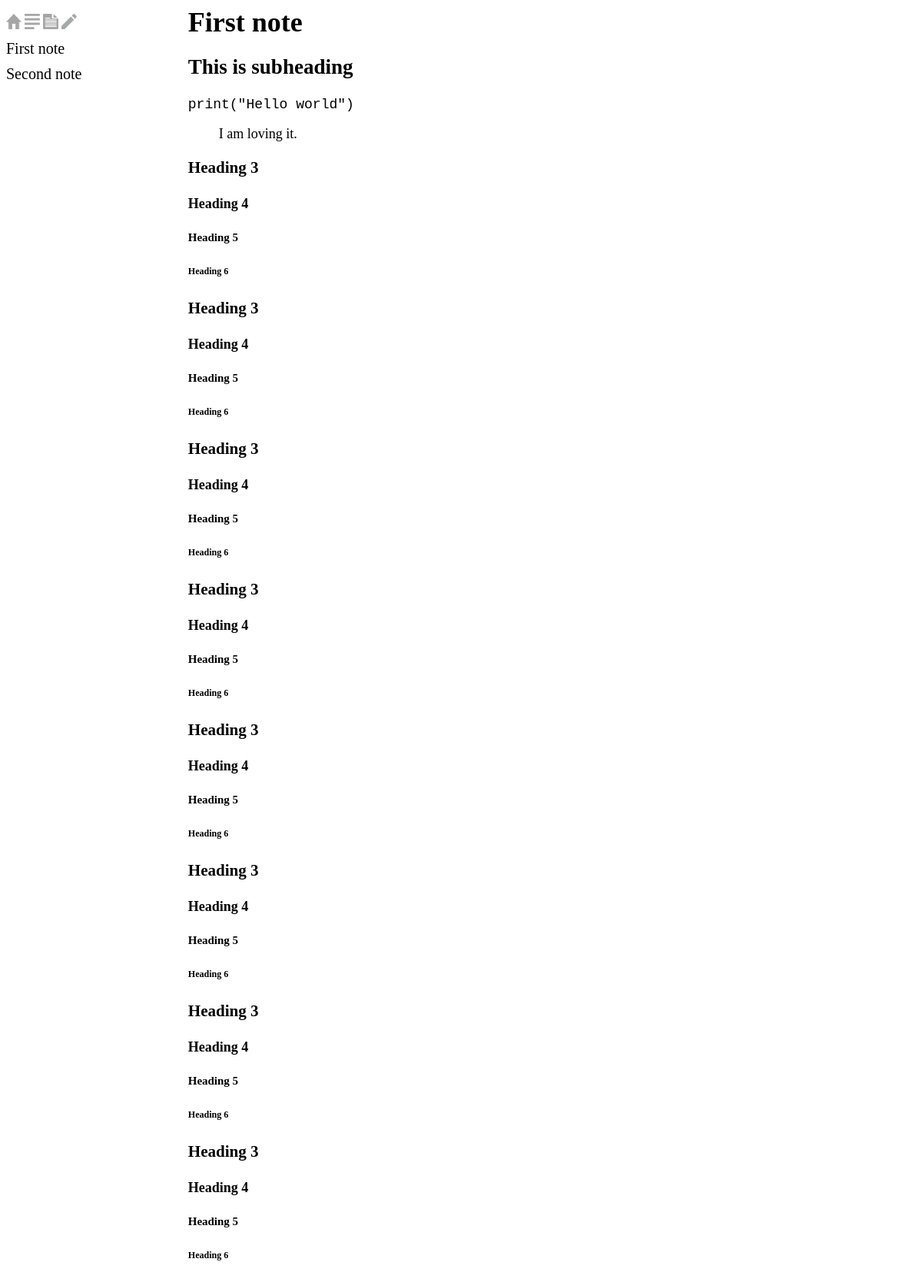
Before: /1/ with the older database file.
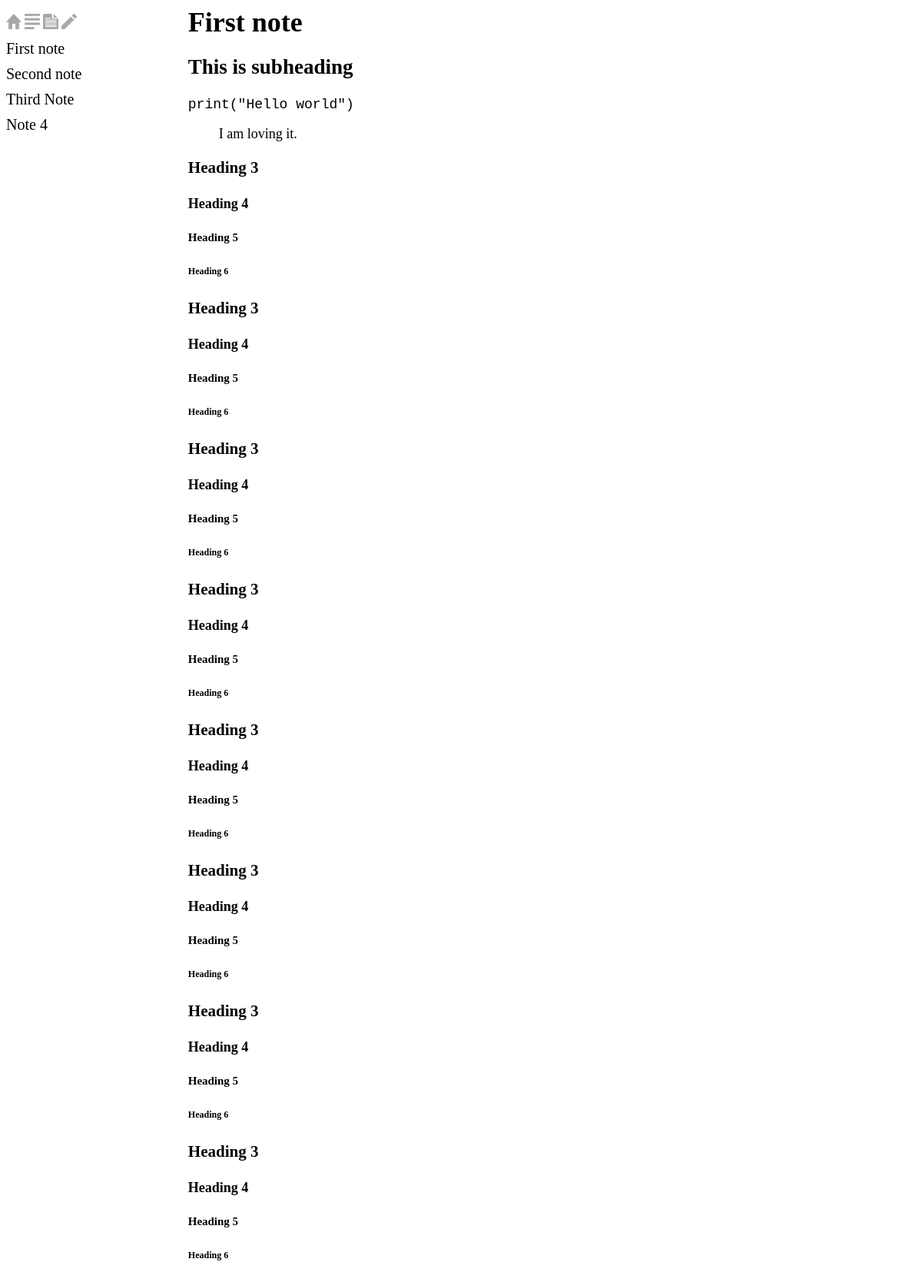
After: the same page with the newer database file.
### note/models.py (models this page shows)
class note(models.Model):
    title = models.CharField(max_length=100)
    content = models.TextField(blank=True)
    created_date = models.DateTimeField(timezone.now())
    modified_date = models.DateTimeField(auto_now_add=True)
    def __str__(self):
        return self.title

### note/views.py (the view)
# urls.py: path('<int:pk>/', views.NoteDetailView.as_view(), name='note-detail'),
class NoteDetailView(DetailView):
    model = note

### note/context_processors.py (called while the page is built)
def get_files(request):
    return {
        'files': note.objects.all()
    }

### note/templates/note/note_detail.html (shortened to what this page needs)
{% load static %} {% load markdown_deux_tags %}
<html lang="en">
  <head>
    <link
      rel="stylesheet"
      type="text/css"
      href="{% static 'note/note_detail_style.css' %}"
    />
  </head>
  <body>
    <div class="sidebar">
      <div class='sidebar-actions-provided'>
        <button>
          <a href="{% url 'note-home' %}">
            <img src="{% static 'note/homeLogo.png' %}" id='home'></img>
          </a>
        </button>
        <button onclick="btnOnClick()">
            <img src="{% static 'note/outline.png' %}" id='file'></img>
        </button>
        <button>
          <a href="{% url 'note-create' %}">
            <img src="{% static 'note/newFileLogo.png' %}" id='create'></img>
          </a>
        </button>
        <button>
          <a href="{% url 'note-edit' note.pk %}">
            <img src="{% static 'note/editLogo.png' %}" id='edit'></img>
          </a>
        </button>
      </div>
      <div class="sidebar-list-file">
        {% for file in files %}
        <div class='sidebar-link-container'><a href="{% url 'note-detail' file.pk %}" class='h1Link'>{{ file }}</a></div>
        {% endfor %}
      </div>
    </div>
    <div class="content">
      <div>
        <h1 style="display: inline;">{{ object.title }}</h1>
      </div>
      {{ object.content|markdown }}
    </div>
  </body>
</html>

### note/static/note/note_detail_style.css (style rules this page uses)
.sidebar-list-file { display: block; }
.sidebar { position: fixed; overflow-y: scroll; }
.sidebar-actions-provided { background-color: white; padding-top: 10px; }
button { padding: 0; border: none; background: none; }
img { height: 20px; width: 20px; }
.sidebar-actions-provided img { height: 20px; cursor: pointer; }
.sidebar-link-container { background-color: white; padding-top: 10px; }
.sidebar div a { display: block; text-decoration: none; color: black; font-size: 20px; }
.h1Link { font-size: 20px; }
.content { font-size: 18px; }
@media only screen and (min-width: 601px) { .sidebar { float: left; width: 19%; height: 100%; } }
@media only screen and (min-width: 601px) { .content { margin-left: 20%; } }

Changed rows visible on the page:
added note: title "Third Note"
added note: title "Note 4"
